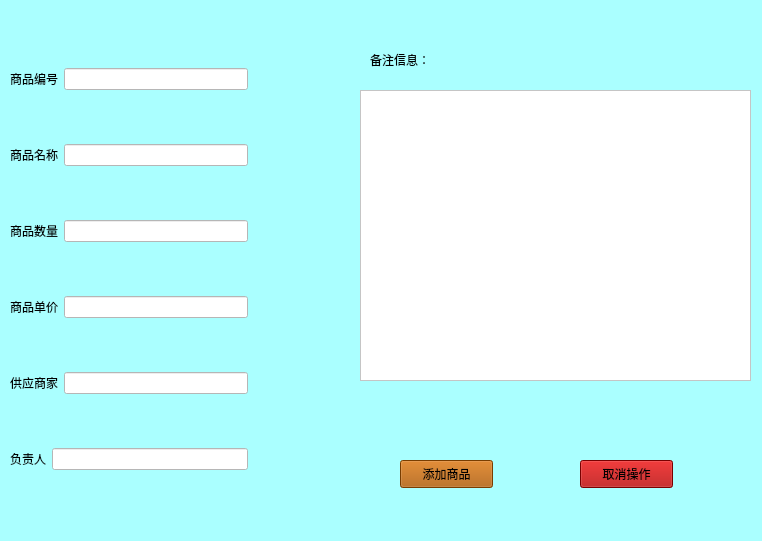
<?xml version="1.0" encoding="UTF-8"?>
<ui version="4.0">
 <class>AddCommodity</class>
 <widget class="QWidget" name="AddCommodity">
  <property name="geometry">
   <rect>
    <x>0</x>
    <y>0</y>
    <width>762</width>
    <height>541</height>
   </rect>
  </property>
  <property name="windowTitle">
   <string>新增商品</string>
  </property>
  <property name="windowIcon">
   <iconset resource="../icons2.qrc">
    <normaloff>:/new/prefix1/incos2/2 (2).png</normaloff>:/new/prefix1/incos2/2 (2).png</iconset>
  </property>
  <property name="styleSheet">
   <string notr="true">
background-color: rgb(170, 255, 255);</string>
  </property>
  <widget class="QLabel" name="label_7">
   <property name="geometry">
    <rect>
     <x>370</x>
     <y>50</y>
     <width>69</width>
     <height>19</height>
    </rect>
   </property>
   <property name="text">
    <string>备注信息：</string>
   </property>
  </widget>
  <widget class="QPushButton" name="pushButton_add">
   <property name="geometry">
    <rect>
     <x>400</x>
     <y>460</y>
     <width>93</width>
     <height>28</height>
    </rect>
   </property>
   <property name="styleSheet">
    <string notr="true">background-color: rgb(170, 85, 0);</string>
   </property>
   <property name="text">
    <string>添加商品</string>
   </property>
  </widget>
  <widget class="QPushButton" name="pushButton_cancel">
   <property name="geometry">
    <rect>
     <x>580</x>
     <y>460</y>
     <width>93</width>
     <height>28</height>
    </rect>
   </property>
   <property name="styleSheet">
    <string notr="true">background-color: rgb(170, 0, 0);</string>
   </property>
   <property name="text">
    <string>取消操作</string>
   </property>
  </widget>
  <widget class="QTextEdit" name="textEdit_beizhu">
   <property name="geometry">
    <rect>
     <x>360</x>
     <y>90</y>
     <width>391</width>
     <height>291</height>
    </rect>
   </property>
   <property name="styleSheet">
    <string notr="true">background-color: rgb(255, 255, 255);</string>
   </property>
  </widget>
  <widget class="QWidget" name="">
   <property name="geometry">
    <rect>
     <x>10</x>
     <y>20</y>
     <width>238</width>
     <height>501</height>
    </rect>
   </property>
   <layout class="QVBoxLayout" name="verticalLayout">
    <item>
     <layout class="QHBoxLayout" name="horizontalLayout">
      <item>
       <widget class="QLabel" name="label">
        <property name="text">
         <string>商品编号</string>
        </property>
       </widget>
      </item>
      <item>
       <widget class="QLineEdit" name="lineEdit_id">
        <property name="styleSheet">
         <string notr="true">background-color: rgb(255, 255, 255);</string>
        </property>
       </widget>
      </item>
     </layout>
    </item>
    <item>
     <layout class="QHBoxLayout" name="horizontalLayout_2">
      <item>
       <widget class="QLabel" name="label_2">
        <property name="text">
         <string>商品名称</string>
        </property>
       </widget>
      </item>
      <item>
       <widget class="QLineEdit" name="lineEdit_name">
        <property name="styleSheet">
         <string notr="true">background-color: rgb(255, 255, 255);</string>
        </property>
       </widget>
      </item>
     </layout>
    </item>
    <item>
     <layout class="QHBoxLayout" name="horizontalLayout_3">
      <item>
       <widget class="QLabel" name="label_3">
        <property name="text">
         <string>商品数量</string>
        </property>
       </widget>
      </item>
      <item>
       <widget class="QLineEdit" name="lineEdit_mount">
        <property name="styleSheet">
         <string notr="true">background-color: rgb(255, 255, 255);</string>
        </property>
       </widget>
      </item>
     </layout>
    </item>
    <item>
     <layout class="QHBoxLayout" name="horizontalLayout_4">
      <item>
       <widget class="QLabel" name="label_4">
        <property name="text">
         <string>商品单价</string>
        </property>
       </widget>
      </item>
      <item>
       <widget class="QLineEdit" name="lineEdit_price">
        <property name="styleSheet">
         <string notr="true">background-color: rgb(255, 255, 255);</string>
        </property>
       </widget>
      </item>
     </layout>
    </item>
    <item>
     <layout class="QHBoxLayout" name="horizontalLayout_5">
      <item>
       <widget class="QLabel" name="label_5">
        <property name="text">
         <string>供应商家</string>
        </property>
       </widget>
      </item>
      <item>
       <widget class="QLineEdit" name="lineEdit_Supplier">
        <property name="styleSheet">
         <string notr="true">background-color: rgb(255, 255, 255);</string>
        </property>
       </widget>
      </item>
     </layout>
    </item>
    <item>
     <layout class="QHBoxLayout" name="horizontalLayout_6">
      <item>
       <widget class="QLabel" name="label_6">
        <property name="text">
         <string>负责人</string>
        </property>
       </widget>
      </item>
      <item>
       <widget class="QLineEdit" name="lineEdit_director">
        <property name="styleSheet">
         <string notr="true">background-color: rgb(255, 255, 255);</string>
        </property>
        <property name="text">
         <string/>
        </property>
       </widget>
      </item>
     </layout>
    </item>
   </layout>
  </widget>
 </widget>
 <resources>
  <include location="../icons2.qrc"/>
 </resources>
 <connections/>
</ui>
